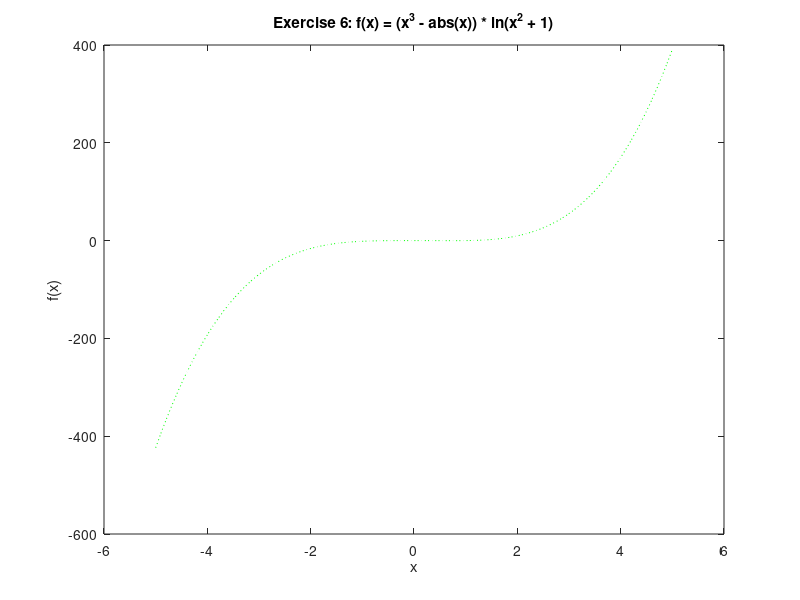

The MATLAB script that drew this image: (Note: this script raises an error after producing the figure.)
%% Introduction to Plotting and Vectorization
% This lab will provide an introduction to two dimensional plots. At the end, 
% you should feel comfortable plotting functions of the form f(x). You should 
% find this useful not only for visualizing the solutions of ODEs, but also for 
% plotting general data that might appear in other courses and work.
% 
% In the process we will also introduce the concept of vectorization, which 
% is helpful for writing efficient and "clean" code. Vectorization is a concept 
% found not only in MATLAB but also C/C++, Fortran, and other languages.
% 
% Opening the m-file lab1.m in the MATLAB editor, step through each part using 
% cell mode to see the results. Compare the output with the PDF, which was generated 
% from this m-file.
% 
% There are twelve (12) exercises in this lab that will be graded. Write your 
% solutions in the template, including appropriate descriptions in each step. 
% Save the .m file as lab1_<UTORid>.m and submit it online on Quercus. Also, submit 
% a PDF of the output by generating html (by going to 'File', 'Publish') and then 
% saving to a PDF called lab1_<UTORid>.pdf. Substitute your UTORid for <http://utorid 
% UTORid>.
%% Student Information
% Student Name: Jaehah Shin
% 
% Student Number: 1008851137
%% Creating Vectors Explicitly
% MATLAB plots vectors (also known as arrays) of data points. The first way 
% to create vectors is to give MATLAB a list of values of the form:
% 
% x = [value1, value2, value3, ..., valueN];
% 
% We can then see the values in the array x by entering |x| without a semilcolon 
% or with the command |disp(x)|, with or without the semicolon.
% 
% Individual entries of the vector can be accessed with the command |x(i)|, 
% where |i| is between 1 and the length of the array. If |i| is not in this range 
% an error is thrown.
% 
% Examine the following commands and their output.

x = [.5, 1.0, 2.3, 4.0, 4.333, 5.];     %These are arbitrary values 
%x
%disp(x)
%disp(x);
%x(1)
%x(2)
%% Exercise 1
% Objective: Observe a MATLAB error when you try to access an invalid index.
% 
% Details: Try to access elements of the vector |x|, created in the previous 
% step at the command prompt |>>|. Try values of |i| outside the valid range. 
% Try negative values, zero, and large positive values. Copy down the error message 
% in each case, and report this in your submitted work as:

% Error for negative index: "Array indices must be positive integers or logical values."
% Error for zero index: "Array indices must be positive integers or logical values."
% Error for positive index outside of the bounds: "Index exceeds the number of array elements. Index must not exceed 6."
%% 
% Only include the error message as a comment (with the percent signs), DO NOT 
% INCLUDE THE CODE IN YOUR SUBMISSION.
%% Plotting a Vector
% Given a list (one dimensional array) of values we can plot them with the command 
% |plot(x)|, with or without a semicolon. This will plot the points in the data 
% set |(i, x(i))|.

plot(x)
%% Plotting Vector x against Vector y
% To plot functions, we need two vectors: a set of x points and a corresponding 
% set of y points. We now create a vector |y| and plot x against y with the command 
% |plot(x,y)|.
% 
% If the two vectors are not the same size, MATLAB will throw an error.

y = [3.7, -3.4, 1.02, 2.2, .04, 1.0];   %These are arbitrary values
plot(x,y)
%% Exercise 2
% Objective: Create two vectors and plot one against the other.
% 
% Details: Explicitly create the vectors 
% 
% x = [-5, -3, -1, 0, 2, 4, 6] 
% 
% and 
% 
% y = [-25, -9, -1, 0, 4, 16, 36]
% 
% And plot |x| against |y|. 

x = [-5, -3, -1, 0, 2, 4, 6];
y = [-25, -9, -1, 0, 4, 16, 36];
plot(x,y);
title("Exercies 2")
%% 
% Your submission should show both the creation of the vectors and the figure, 
% as in the example.
%% Creating Vectors with For Loops
% Entering the values by hand is tedious and error prone. We can use MATLAB's 
% programming features to create them. Suppose we want to create a vector of N 
% points between 0 and 1, equally spaced and inclusive. This would be useful if 
% we wanted to evaluate a function, f(x), at all of these values.
% 
% The distance between the points will be h = (1 - 0)/(N-1), so that:
% 
% 0 = x(1) = 0 * h < x(2) = 1 * h < ... < x(j) = (j-1) * h < ... < x(N) = (N-1) 
% * j = 1
% 
% NOTE: if we with to do this between two arbitrary points, a < b, instead of 
% 0 and 1, the values would be: h = (b - a)/(N-1) and a = x(1) = a + 0 * h < x(2) 
% = a+ 1 * h < ... < x(j) = a +(j-1) * h < ...< x(N) = b
% 
% We assign a value of N, compute h, preallocate a vector x, and then loop through 
% the vector.
% 
% By 'preallocate' we mean 'set aside an array of the appropriate size in memory 
% for future use'. Preallocation can be done with the command |x = zeros(N,1);|, 
% which makes an array of length N in which all the entries are zero. Other options 
% are possible, too.

N = 10;             %Alter this value to see different results
h = (1-0)/(N-1);
x = zeros(N,1);     %This creates a column vector.  
                    %zeros(1,N) would create a row vector.

for j = 1:N
    x(j) = (j-1) * h;
end
disp(x);
%% Plotting y = x^2
% As a first example of plotting a function, we plot y = x^2. Using the array 
% |x| created in the last step, we populate a vector |y| such that |y(i) = x(i)^2| 
% and plot it.

y = zeros(N,1);     %Preallocate the array

for j = 1:N
    y(j) = x(j)^2;
end

disp(y);

plot(x,y)
%% Plotting y = sin(2 * pi * x)
% MATLAB has a number of built in functions including the trigonometric functions 
% (sin, cos, arccos,...), the exponential functions (exp), the natural logarithm 
% function (log), hyperbolic functions (sinh, cosh), and others. The constant 
% |pi| is also defined. For a full list of built in functions type |help elfun| 
% at the MATLAB command line. 
% 
% We create the vector |z| with |z(j) = sin(2*pi*x(j))|, using the same array 
% as from the previous steps.

z = zeros(N,1);     %Preallocate the array

for j = 1:N
    z(j) = sin(2 * pi * x(j));
end

plot(x,z)
%% Exercise 3
% Objective: Plot |x|.x
% 
% Details: Using a for loop, create a vector x of 101 equally spaced points 
% between -3 and 7, inclusive. Then create a vector y, such that |y(i) = abs(x(i))*x(i)| 
% using a for loop. Plot the results. 

N = 101; % set the points of x as 101. 
% Now think about spacing. 
Spac = (7-(-3)) / (N - 1);
% preallocate the array 
x = zeros(N,1);

% Now look at y terms 
y = zeros(N,1);
% for loop
for i = 1:N
    x(i) = -3 + Spac*(i-1);
    y(i) = abs(x(i))*x(i);
end
% Now plot the graph 
plot(x,y)
title('Exercies 3');
legend('y(i) = abs(x(i))*x(i)')
%% 
% Your submission should include the code, as in the example, and appropriate 
% comments.
%% Plotting Two Data Sets at Once
% We can also plot the preceding two examples on the same figure with the command 
% |plot(x, y, x, z)|. MATLAB will automatically put a different color on each 
% line. 

h=0.1              %redefine the variables x, y, z
x=0:h:1;           %because they might have been
y=x.^2;            %changed in exercise 3
z=sin(2*pi.*x);    %

plot(x,y,x,z)
%% Annotating a Figure
% It is easy to add a title, axis labels, and a legend to the preceding figure.

xlabel('x');
ylabel('f(x)');
title('Example plot of two functions plotted on the same figure');
legend('x^2', 'sin(2*pi*x)');
%% Using Help Effectively
% You can obtain help on any routine at the command line by typing |help commandname|. 
% As you may have noticed in the preceding figure, the legend was not placed in 
% a convenient position. We will now use help to find out how to move the legend 
% to the lower left corner, where it will be less obtrusive.
% 
% If you type |help legend| in the command window at the |>>| prompt, you'll 
% see a section:
% 
% LEGEND(...,'Location',LOC) adds a legend in the specified location, LOC, with 
% respect to the axes. LOC may be either a 1x4 position vector or one of the following 
% strings:
%%
% 
%        'North'              inside plot box near top
%        'South'              inside bottom
%        'East'               inside right
%        'West'               inside left
%        'NorthEast'          inside top right (default)
%        'NorthWest           inside top left
%        'SouthEast'          inside bottom right
%        'SouthWest'          inside bottom left
%
%% 
% Thus, if we call |legend| again, with the option  |'Location', 'SouthWest'|, 
% it will move the legend to where we want.

%NOTE: The labels are entered again.
legend('x^2', 'sin(2*pi*x)','Location','SouthWest');
%% Vectorization - An Elegant Alternative to Loops
% In the previous examples, we used for loops to fill our arrays with the values 
% we wanted. This is very similar to what would be done in C/C++, Java, Fortran, 
% and other languages. 
% 
% MATLAB provides a faster way to perform these looped operations, using vectorization, 
% which proccesses the entire vector as a single object. For example, given a 
% vector |x|, we can get the sine of the values in |x| with the command |sin(x)|, 
% which outputs another vector. This works with all built in MATLAB functions. 
% 
% Multiplication, division, and exponentiation are handled differently. Instead 
% of using |*|, |/|, and |^|, we must use |.*|, |./|, and |.^| to indicate that 
% we want the operation to be performed on each element. The reason for this change 
% in the symbols is that MATLAB uses the symbols without the period for matrix 
% multiplication, exponentiation, and other actions.
% 
% Vectorization yields more concise and less error prone code:

y = x.^2;               %Alternatively, y = x .* x;
z = sin(2 * pi * x);    %NOTE:  Multiplcation by the scalar 2*pi, does not 
                        %       require the .* operator.  Why is that?

plot(x,y,x,z)           %Verify that these are the same results
xlabel('x');
ylabel('f(x)');
title('Example plot of two functions computed by vectorizaiton');
legend('x^2', 'sin(2*pi*x)','Location','SouthWest');
%% Speed Comparison
% Historically, it was desirable both for clarity and speed to use vecotrized 
% operations in place of loops everywhere possible in MATLAB. Recent versions 
% of MATLAB have reduced the speed advantage through the introduction of a Just 
% in Time (JIT) compiler, parallel for loops, and other tools.
% 
% However, we can still demonstrate the speed advantage, and the benefit to 
% clarity is already evident.
% 
% Timing is done with the |tic|, |toc| commands, which enclose the region we 
% want to benchmark. The first output is the time for the construction done by 
% looping, the second output is the time for construction done with vectorization.

%clear y;    %Clear the y array
%tic;        %Begin timing the construciton and filling of the array

%y = zeros(N,1);

%for j = 1:N
 %   y(j) = x(j)^2;
%end

%toc;

%clear y;    %Clear the y array
%tic;
%y = x.^2;
% toc;
%% Exercise 4
% Objective: Compare the speedup from vectorization for a larger vector.
% 
% Details: Create a vector |x| of 5000001 equally space points between -2 and 
% 3, inclusive, using a for loop. Then time the construction of vector |y|, whose 
% values are arctan of x, by a for loop and by vectorization. Be sure to clear  
% |y| between the two runs. (Hint: use the help file to find the command for arctan!)

%Use speed comparision on the above example. 
N = 5000001; % Because there are x of 5000001 
Spac = (3-(-2)) / (N - 1);
% Get the increment which is Spac in here. 
x = zeros(N,1); % for preallocating the zeros 

for i = 1:N
    x(i) = -2 + Spac*(i-1);
end

tic; % Start the timing the construction and filling of array 
% this time using a loop
y = zeros(N,1);
for i = 1:N
    y(i) = atan(x(i)); % literally saying that vector y whose values are 
    %arctan of x. (looping this to fill preallcoated y values.)
end
toc;

clear y;
% clear y between two runs. because we need preallocated y again for the
% differen run. 
% This time using a vectorization 
tic;
y = atan(x(i));

toc 


clear y; % for further usage. 

% Elapsed time is 0.104309 seconds. for loop
% Elapsed time is 0.01945 seconds. for vectorization 





%% 
% Your submission should include the code, as in the example, with appropriate 
% comments.
%% Further Avoiding Loops with linspace
% In the preceding examples, we will focus on the vector |x|, which was constructed 
% with a |for| loop. MATLAB includes a routine for creating a vector of a given 
% number, |N|, of equally spaced points between two values, |a| and |b|:
% 
% |x = linspace(a, b, N);|
% 
% No preallocation is neccessary. The argument |N| is optional. If it is omitted 
% MATLAB uses 100 points by default.
% 
% We will now use linspace to plot the functions y = x - x^3 and y = exp(x) 
% in the range [-2, 4] with 200 points.

clear all;                  %Clears all variables

x = linspace(-2,4, 200);    %Create the array

y = x - x.^3;
z = exp(x);

plot(x,y,x,z)           %Verify that these are the same results
xlabel('x');
ylabel('f(x)');
title('Example plot of two functions generated by vectorizaiton');
legend('x-x^3', 'exp(x)','Location','SouthWest');
%% Exercise 5
% Objective: Solve an ODE and plot three particular solutions.
% 
% Details: Manually find the general solution of the ODE:
% 
% dy/dt + (2*t)*y = 1/exp(t^2)
% 
% and the particular solutions for initial conditions y(1) = -1, y(1) = 0, and 
% y(1) = 1. Plot these three particular solutions on the same axes lettting the 
% independent variable range from 1 to 5. 
% 
% Once you have the three particular solutions you will need to:
%%
% 
%  1. Create a vector for the independent variable, t.  Use linspace with
%  a reasonable number of points (100 is fine).
%  2. Create vectors for the three solutions.  Use vectorized operations.
%  3. Plot three solutions on the same axes, annotating the figure
%   appropriately.
%

% General soultion for ODE can be derived from the integrating factor: 
% y = (t + c) / (exp(t^2), where t = [1,5] (independent variable)

% As we know initial conditions for particular solution, we can solve for
% the constant C through pluggin in.

% When y(1) = -1, y = (t - e - 1) / exp(t^2)
% When y(1) = 0, y = (t - 1) / exp(t^2)
% When y(1) = 1, y = (t + e - 1) / exp(t^2)

t = linspace(1,5,100); % since it says that 100 is fine. % Make t vector

y_0 = (t - exp(1) - 1) ./ exp(t.^2)
y_1 = (t - 1) ./ exp(t.^2)
y_2 = (t + exp(1) -1) ./ exp(t.^2)

plot(t, y_0, t, y_1, t, y_2);
xlabel('t');
ylabel('y(t)');
title("Exercies 5: Particular solutions to ODE as three different initial points");
legend('y_0: y(1) = -1', 'y_1: y(1) = 0' ,'y_2: y(1) = 1')
%% 
% Your submission should include, in the description section, the general solution 
% of the ODE and the three particular solutions. It should also have the appropriately 
% commented code.
%% More Plotting Examples - Line Style
% There are many plotting options available, including color, line style, and 
% marker style. Some options can be found from the |help plot| command. This is 
% done by incuding a command after each line.
% 
% In the first we example we will vary the line style.

x = linspace(-5,5);

%Plot three functions with different line styles.  NOTE: the
%function can be put directly in the plot argument.
plot(x, sin(x),'--', x, cos(x),'-.', x, exp(-x.^2),':');   
legend('sin', 'cos', 'exp(-x^2)');
%% More Plotting Examples - Line Color
% We can also control the color, mixing it with line style.

%Plot two functions, first in green and then in red.
x = linspace(-1,1);
plot(x, x.^3 .* sin(x), 'g', x, -x .* exp(x), 'r-');
legend('x^3 * sin(x)', '-x * exp(x)');
%% More Plotting Examples - Markers
% Markers can be used at the individual points, with and without a line joining 
% the points.

x = linspace(-4,4, 20);
plot(x, sin(x), 'x-', x, (x.^2)./(1+x.^2), '.');
legend('sin(x)', 'x^2/(1+x^2)');
%% Inline functions of one variable
% Suppose we wish to construct the function:
% 
% |f(x) = x * sin(x)|
% 
% In a way that MATLAB can understand and manipulate. This will let us compute 
% values of |f(x)|, plot it, and create other functions from it.
% 
% This can be accomplished by defining an inline function of one variable, with 
% the command:
% 
% function name = @(argument name) mathematical expression;
% 
% For this example, the function name is |f|, the argument name is |x|, and 
% the mathematical expression is |x * sin(x)|.
% 
% Consider the following examples, and take note of:
% 
% 1. The use of vectorization in the definitions, 2. The different ways that 
% the output can be displayed, 3. The different variable names.

f = @(x) x .* sin(x);

x = 1;
fprintf(' f(%g) = %g\n', x, f(x));
fprintf(' f(%g) = %g\n', 1, f(1));
disp(f(1));
f(1)
x = 2;
fprintf(' f(%g) = %g\n', 2, f(2));
fprintf(' f(%g) = %g\n', 2, f(2));
disp(f(2));
f(2)

disp(f([1,2]))

g = @(t) t.^2 - t +1;
g(1)
g(2)

% Construct an array of 100 grid points from -2 to 2, and plot g(t).
t = linspace(-2,2);
plot(t, g(t));
% Label axes
xlabel('t');
ylabel('g');
%% Exercise 6
% Objective: Write and use an inline function of one variable.
% 
% Details: Define the inline function for
% 
% |f(x) = (x^3 - abs(x)) * ln(x^2+1)|
% 
% Use this function to compute |f(0)|, |f(1)|, and |f(-1)| and plot the function 
% with 100 grid points from -5 to 5. Make sure to use vectorization in your definition, 
% and label your axes.

%Define the function as being mentioned above. 
f = @(x) (x.^3 - abs(x)) .* log(x.^2 + 1);

% Compute the f(0), f(1), and f(-1) respectively 
fprintf(' f(%g) = %g\n', 0, f(0));
fprintf(' f(%g) = %g\n', 1, f(1));
fprintf(' f(%g) = %g\n', -1, f(-1));

% Use linspace to make 100 grid x = [-5, 5] since it says to 100. 
x = linspace(-5, 5, 100);
% Now, plot + Label, i uses g- to draw it in green colour
plot(x, f(x),'g-','LineStyle',':');
% Just realized that it is hard to see with green and :...
xlabel('x');
ylabel('f(x)');
title('Exercise 6: f(x) = (x^3 - abs(x)) * ln(x^2 + 1)')
%% 
% Your submission should show the definition of the function, and the computation 
% of these values.
%% Inline functions of two variables
% Suppose we wish to solve the equation 
% 
% |x = y^3 + y|
% 
% for |y| as a function of |x|. If we do this by root finding, then, given a 
% value of |x0|, we need to find the root of the function
% 
% |g(y) = f(x0,y) = y^3 + y - x0|
% 
% We will accomplish this using inline functions.
% 
% Inline functions of two variables are defined as:
% 
% func = @(x,y) f(x,y);
% 
% where func is the name you wish to assign your function, and |f(x,y)| is the 
% relevant expression.
% 
% Some examples of defining and using inline functions of two variables are 
% given below. 

f = @(x,y) y.^3 + y - x;
x = 0; y = 0;
fprintf(' f(x = %g, y = %g) = %g\n', x, y, f(x, y));
x = 0; y = 1;
fprintf(' f(x = %g, y = %g) = %g\n', x, y, f(x, y));
disp(f(x,y))
f(0,1)

h = @(t,u) t.^2  + sin(u);
h(1, pi/2)
h(2, 2)
%% Exercise 7
% Objective: Write and use an inline function of two variables.
% 
% Details: Define the inline function for
% 
% |f(x,y) = y + y^3 - cos x + x^2 - x^4|
% 
% Note that |f(x,y) = c| is the implicit solution to 
% 
% |dy/dx = (4x^3 - 2x - sin x)/(1+3y^2)|.
% 
% See Examples 1-3 of section 2.1 in Brannan and Boyce for similar examples.
% 
% Use this function to compute |f(0, 0)|, |f(pi/2,1)|, and |f(-1,-1)|. Make 
% sure to use vectorization in your definition.

% Definition of function (vectorization in my definition)
f = @(x,y) y + y.^3 - cos(x) + x.^2 -x.^4;

% Compute each values at certain point 
x = 0; y = 0;
fprintf("Value for f(0,0):")
fprintf(' f(x = %g, y = %g) = %g\n', x, y, f(x, y));
x = pi/2; y = 1;
fprintf("Value for f(pi/2, 1):")
fprintf(' f(x = %g, y = %g) = %g\n', x, y, f(x, y));
x = -1; y = -1;
fprintf("Value for f(-1,-1)")
fprintf(' f(x = %g, y = %g) = %g\n', x, y, f(x, y));
%% 
% Your submission should show the definition of the function, and the computation 
% of these values.
%% Numerically solving an implicit equation
% Given |x0|, we will now solve the equation
% 
% |f(x0, y) = y^3 + y - x0 = 0|
% 
% for y. This will be accomplished using fzero, which employs a more advanced 
% form of Newton's method. 
% 
% The minimal arguments needed for using fzero are:
% 
% fzero(function_handle, guess)
% 
% function_handle is an abstract data structure which directs MATLAB towards 
% a function of a single variable that it will try to zero.
% 
% We need to tell MATLAB that it is trying to solve for the |y| argument. This 
% is done by creating an inline function of one variable from the existing function, 
% i.e.
% 
% g = @(y) f(x0, y)
% 
% And then having fzero try to solve
% 
% |g(y) = 0|
% 
% You can either define the new inline function and use it:
% 
% g = @(y) f(x0, y); y = fzero(g, guess);
% 
% or you can put the inline function argument directly in the function handle 
% argument:
% 
% y = fzero(@(y) f(x0,y), guess);
% 
% The guess is an initial guess for what we anticipate y to be. Finding a good 
% initial guess may require some experimentation. For this example, the guess 
% may be quite poor, and the algorithm will still converge. For others, more care 
% must be taken.
% 
% Note the various ways of constructing the inline function of one variable, 
% and the different guesses.

f = @(x,y) y.^3 + y - x;

x0 = 1;
guess = 1;
g = @(y) f(x0, y);
y = fzero(g, guess);
fprintf(' y(%g) = %g\n', x0, y);

guess = 50;
y = fzero(g, guess);
fprintf(' y(%g) = %g\n', x0, y);

x = 2;
g = @(y) f(x, y);
y = fzero(g, 2);
fprintf(' y(%g) = %g\n', x, y);

guess = 2;
y = fzero(@(y) f(2, y), guess);
fprintf(' y(%g) = %g\n', 2, y);
%% Exercise 8
% Objective: Use fzero to solve an equation |f(x,y)=0| for y at different values 
% of x.
% 
% Details: Consider the function
% 
% |f(x,y) = y + y^3 - cos x + x^2 - x^4|
% 
% Define the appropriate inline function and compute the single solution at 
% |x = 0| and the two positive solutions at |y = 1/2|. 
% 
% You will need to experiment with different guesses to get these three solutions.

% Define the function first. 
f = @(x,y) y + y.^3 - cos(x) + x.^2 - x.^4
x_0 = 0;

guess = 10;
g = @(y) f(x_0, y);
y = fzero(g, guess);
fprintf(' y(%g) = %g\n', x_0, y);

%guess = 30;
%y = fzero(g, guess);
%fprintf(' y(%g) = %g\n', x_0, y);

%guess = 13;
%y = fzero(g, guess);
%fprintf(' y(%g) = %g\n', x_0, y);

%guess = 0.2;
%y = fzero(g, guess);
%fprintf(' y(%g) = %g\n', x_0, y);

% Those commented sections are just for double checking.

fprintf('Therefore, solution of x = 0, which is y(%g) = %g\n',x_0, y);
% This indicates that y(0) which means when x = 0, the answer is 0.682328

% Now do the y_0 to find two solutions
y_0 = 1/2;
hi = @(x) f(x,y_0);

guess = 1;
x= fzero(hi, guess);
fprintf('x(%g) = %g\n', y_0, x);

fprintf("Therefore, first positive solution of y = 1/2, which is x(%g) = %g\n", y_0, x)

guess = 0.1;
x = fzero(hi, guess);
fprintf('x(%g) = %g\n', y_0, x);

%guess = 0.7;
%x= fzero(hi, guess);
%fprintf('x(%g) = %g\n', y_0, x);
% for double checking

fprintf("Therefore, second positive solution of y = 1/2, which is x(%g) = %g\n", y_0, x)

%% 
% Your submission should show the definition of the function, and the computation 
% of these three roots.
%% Plotting the solution
% Now we are ready to plot y as a function of x. We will construct an array 
% of x values, solve for y at each value of x, and then plot the results. This 
% will be accomplished with a for loop.

f = @(x,y) y.^3 + y - x;

% 50 points equally spaced from -5 to 2, inclusive
xvals = linspace(-5, 2, 50); 

% Preallocate storage space for the solutions
yvals = zeros(size(xvals));      

% Loop through all the values
for j = 1:length(xvals)
   
   yvals(j) = fzero(@(y) f(xvals(j), y), 0);
   
end

% Plot the results

plot(xvals, yvals);
xlabel('x');
ylabel('y');
%% Exercise 9
% Objective: Plot a portion of an implicit equation.
% 
% Details: Plot the portion of the solution to
% 
% |f(x,y) = y + y^3 - cos x + x^2 - x^4|
% 
% passing through the point |(0,0)| for x from -2 to 2. Use 100 grid points.
% 
% You will need to be careful with the initial guess you use in solving the 
% equation.

f = @(x,y) y + y.^3 -cos(x) +x.^2 - x.^4 + 1;
% We should add + 1, since cos(0) = 1, and -cos(x) = -1 which means we need
% + 1 to make this function to pass thorugh (0,0)

% 100 points are equally distriburted when x = [-2,2]
x_ = linspace(-2,2,100);

% pre-allocating the space for the solutions
y_ = zeros(size(x_));

guess = 0.3; % guess the value 

for j = 1:length(x_)
    y_(j) = fzero(@(y) + f(x_(j), y), guess);
end

plot(x_, y_);
xlabel("x");
ylabel("y");
title("Exercise 9: Solution of f(x,y) = y + y^3 - cos x + x^2 - x^4")
%% 
% Your submission should show the definition of the function, the construction 
% of the arrays, the for loop, and the resultant figure.
% 
% Label your axes.
%% Exercise 10
% Objective: Solve a differential equation and plot a portion of it.
% 
% Details: Find the general implicit solution of the differential equation
% 
% |dy/dx = (-cos x + 3x^2) y|
% 
% Plot the particular solution passing through y(0) = 1 using 100 grid points 
% for x in [-1.5, 1.25].
% 
% Be careful on your choice of guess. You will be penalized if MATLAB shows 
% an error.

% General implict solution can be derived since it is seperable. 
% Implicit solution is equal to sin(x) + x.^3 - log(abs(x)) = 0
% First, as it is seperable, separate, then do the integration.
% That will lead to ln(abs(y)) = -sin(x) + x^3 + C
% As y(0) = 1, therefore, this lead to c = 0. 

% Now, plot this. 

% First, define the function first. 
f = @(x,y) - sin(x) + x.^3 - log(abs(y));
% 100 grid of x = [-1.5, 1.25]
x_hi = linspace(-1.5,1.25, 100);
y_hi = zeros(size(xvals)); 

guess = 0.5;

for i = 1:length(x_hi)
   y_hi(i) = fzero(@(y) f(x_hi(i), y), guess);
end 

% guess 0.5
% Now, plot. 
plot(x_hi, y_hi);
xlabel("x");
ylabel("y");
title("Exercise 10: Solution to dy/dx = (-cos x + 3x^2) y with initial condition")
%% 
% Your submission should show the general and particular solutions, in implicit 
% form, in the comments, the definition of the appropriate inline functions, arrays, 
% the for loop, and the figure.
% 
% Label your axes.
%% Install iode
% Objective: install iode
% 
% Details: visit <https://faculty.math.illinois.edu/iode/ https://faculty.math.illinois.edu/iode/> 
% and follow the instructions there to download and install iode.
%% Exercise 11
% Objective: use iode a plot the direction field of a differential equation
% 
% Details: After starting iode, click the "direction fields" buttom from the 
% main menu. The default is the direction field for
% 
% |dy/dx = sin(y-x)|
% 
% Click any point in the x-y plane to see a (numerically computed) solution 
% to the differential equation passing through that point.
% 
% Starting from the "Equation" menu, plot the direction field of 
% 
% |dy/dx = xy^2|
% 
% Describe, in words, the behaviour of the solutions. What happens as x approaches 
% infinity? Explain why solutions are symmetric about the y-axis, i.e. |y(x)=y(-x)| 
% for any solution.

% Behaviour-wise:
% 1. As x -> inf, y is going to reach 0. 
% 2. At y = 0, there is semi stable equlibrium 
% 3. Also, by looking at dy/dx xy^2, we can know that the slope 
% sign will be decided by sign of x. y won't be matter, since 
% y will be sqaure anyway. (As dy/dx represents slope.)
% This will also explain why it is symmatric about y-axis.
% As when x = +/- A(some random value), then the sign of slope will be oppsite
% while magnitude is still same. Therefore, this will end up having
% symatric about y - axis.

% Also, finding general solution also can be helpful.
% It will be y = -2/(x^2 +C1), which means as x is squared anyway, the sign
% of x won't matter. ---> Which will result as y(x) = y(-x). 
% And, this demonstrates that this is even function which also means this
% is a even functoin. --> Symatric about y - axis. 

% 4. Two vertical asmytoes can be found, but 
% no exact point will be found. As we don't know 
% What C1 will be. However, we know that as approaching
% to those two vertical asymptote, y will be approaching
% infinity. 
%% Exercise 12
% Objective: study the long-run behaviour of a differential equation from its 
% direction field
% 
% Details: Using iode, plot the direction field of 
% 
% |dy/dx = y^4 - y^3 - 3*y^2 + y + 2|
% 
% By clicking on various initial conditions |y(0) = y_0| (iode plots the solution), 
% determine the long-run behaviour of solutions as a function of |y_0|. In other 
% words, list the constant solutions that are approached as x goes to infinity 
% and how |y_0| determines which constant solution is approached.
% 
% If your numerically computed solutions ever appear to cross then change the 
% solution method from Euler to the, much better, Runge-Kutta method. Think about 
% why solutions are not permitted to cross. If they do then this indicates a problem 
% with the numerical solver.

% Look at the phase portrait to see as x -> inf, how y_0 determines which
% constant solution is approached. 

% There are four phase portrait in total. 
% 1. y_0 < -1, the solution is increasing. When x -> +inf, y -> -1
% and x -> -inf, y -> unknonw behviour
% 2. -1 <= y_0 < 1, the solution is increasing. When x -> +inf, y -> 1
% when x -> -inf, y -> -1
% 3. 1 < y_0 < 2, the solution is decreasing. When x -> +inf, y -> 1, and
% when x -> - inf, y -> 2
% 4. 2 < y_0, the solution is increasing. When x -> +inf, y -> unknown behaviour and
% when x -> -inf, y -> 2


% Then why solutions are not permitted to cross?
% Some of solutinos are out of their boundary, which means they cross over
% asymtote and cross each other. Which means, this will lead to different phase
% portrait(different behaviour of the ODE)
% Also, if they have same solution with different constant, or more
% specifically, if they have different initial value, that means the
% solution is not unique anymore. Which violates the uniqueness property. 

% The problem with the numerical solver:
% First of all, there are some uncertanities 
% Step size can be a factor, errors such as rounding error and trancation
% errors too.
% More specifically, euler and runge-kutta both are using the taylor
% series. The important thing is euler method only correct until
% first-derivitative, and runge-kutta is correct first four deriviates. 
% This means, the error starts to add up from 2nd term for euler, and 5th
% term and for runge method. 
% Even though runge-kutta is more accurate, as both keep adding errors,
% that is the problem with numerical solver. 
%% Exercise 13 (NOT TO BE HANDED IN)
% Objective: Solve a differential equation and plot the largest interval of 
% existence for this solution.
% 
% Details: Find the particular implicit solution of the differential equation
% 
% |dy/dx = -x/y, y(0) = -2|
% 
% Determine the largest interval of validity and plot the solution with 50 grid 
% points in this interval.
% 
% In the comments before your code, explain why fzero has an error.
% 
% Your submission should show the particular solution, in implicit form, in 
% the comments, the definition of the appropriate inline functions, arrays, loops, 
% and the figure. 
% 
% Label your axes.
%% Exercise 14 (NOT TO BE HANDED IN)
% Objective: Solve a differential equation and plot the solution on the specified 
% interval
% 
% Details: Find the particular implicit solution of the differential equation
% 
% |du/dt = -(u^4 - 1), u(0) = .1|
% 
% and plot it for |t| from 0 to 1.
% 
% Determine a good starting guess that works throughout the interval and plot 
% the solution with 50 grid points in this interval.
% 
% Your submission should show the particular solution, in implicit form, in 
% the comments, the definition of the appropriate inline functions, arrays, loops, 
% and the figure.
% 
% Label your axes.